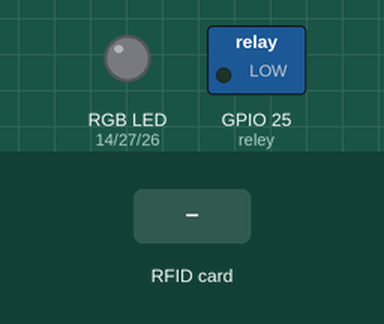
This sketch was run on a simulated ESP32. On the bench: switched loads named in the sketch (green lamp = pin HIGH), an RGB LED mixed from three pins (HIGH = lit). Inputs (shaded band) come from the test bench. WiFi joins after 1.5 s; servers stay silent unless stated; uploads are accepted with an empty reply; what the sketch prints to the serial monitor is not drawn.

Above: at 2.7 s.
2.8 s: RFID card 5E 7A 19 C4 held to the reader
At 4.3 s:
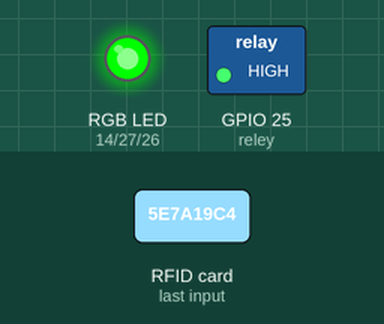
Timing chart, 0 to 8.0 s (numbered marks = the images above; inputs shaded):
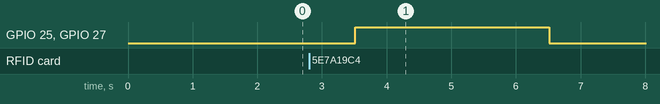

Measured:
- after the input at 2.8 s, GPIO 25 (reley), GPIO 27 (LED_G): LOW → HIGH after 0.71 s, → LOW 3.0 s later

The sketch:

Fechadura.ino
```cpp
#include <SPI.h>
#include <MFRC522.h>
#include <WiFi.h>
#include <HTTPClient.h>

// RFID
#define SS_PIN 4
#define RST_PIN 5
MFRC522 mfrc522(SS_PIN, RST_PIN);  // Create MFRC522 instance.

// LED RGB
#define LED_R 14
#define LED_G 27
#define LED_B 26

String ID;

int reley = 25;

const char* ssid = "fari";
const char* password = "pimba12345";
String servidor = "http://5aca-2804-14c-8793-8e03-85f9-a558-fec4-c077.sa.ngrok.io/api/auth/";

void setup()
{
  pinMode(RST_PIN, OUTPUT);
  pinMode(reley, OUTPUT);
  pinMode(LED_R, OUTPUT);
  pinMode(LED_G, OUTPUT);
  pinMode(LED_B, OUTPUT);

  Serial.begin(9600);  // Initiate a serial communication
  SPI.begin();         // Initiate  SPI bus
  mfrc522.PCD_Init();  // Initiate MFRC522

  WiFi.begin(ssid, password);
  Serial.print("Conectando Wifi ");

  while(WiFi.status() != WL_CONNECTED)
  {
    delay(500);
    Serial.print(".");
  };

  Serial.println("");
  Serial.print("IP: ");
  Serial.println(WiFi.localIP());
  Serial.print("MAC Address: ");
  Serial.println(WiFi.macAddress());
  Serial.println();
}

void loop()
{
  if (!mfrc522.PICC_IsNewCardPresent()) // Look for new cards
  {
    return;
  }
  if (!mfrc522.PICC_ReadCardSerial()) // Select one of the cards
  {
    return;
  }

  //Show UID on serial monitor
  Serial.print("UID tag :");
  String tag_code = "";
  byte letter;

  for (byte i = 0; i < mfrc522.uid.size; i++) {
    Serial.print(mfrc522.uid.uidByte[i] < 0x10 ? " 0" : " ");
    Serial.print(mfrc522.uid.uidByte[i], HEX);
    tag_code.concat(String(mfrc522.uid.uidByte[i] < 0x10 ? " 0" : " "));
    tag_code.concat(String(mfrc522.uid.uidByte[i], HEX));
  }
  tag_code.toUpperCase();


  if(WiFi.status() == WL_CONNECTED)
  {
    HTTPClient http;

    http.begin(servidor);
    http.addHeader("Content-Type", "application/json");
    int post_return = http.POST("{\"mac\":\"" + WiFi.macAddress() + "\", \"cartao\":\"" + tag_code + "\"}");

    Serial.println();
    Serial.print("Post: ");
    Serial.println(post_return);

    http.end();


    Serial.println();
    Serial.print("Message : ");

    if (post_return == 200 ||  tag_code.substring(1) == ID)
    {
      ID = tag_code.substring(1);

      Serial.print("ID: ");
      Serial.println(ID);

      Serial.println("Authorized access");
      Serial.println();
      delay(500);  //Aguarda 5 segundos
      digitalWrite(reley, HIGH);
      digitalWrite(LED_G, HIGH);
      delay(3000);
      digitalWrite(reley, LOW);
      digitalWrite(LED_G, LOW);
    }
    else
    {
      Serial.print("ID: ");
      Serial.println(ID);
      Serial.println(" Access denied");
      digitalWrite(LED_R, HIGH);
      delay(3000);
      digitalWrite(LED_R, LOW);
    }
  }
  else
  {
    pinMode(LED_B, HIGH);
    delay(200);
    pinMode(LED_B, LOW);
  }
}
```
